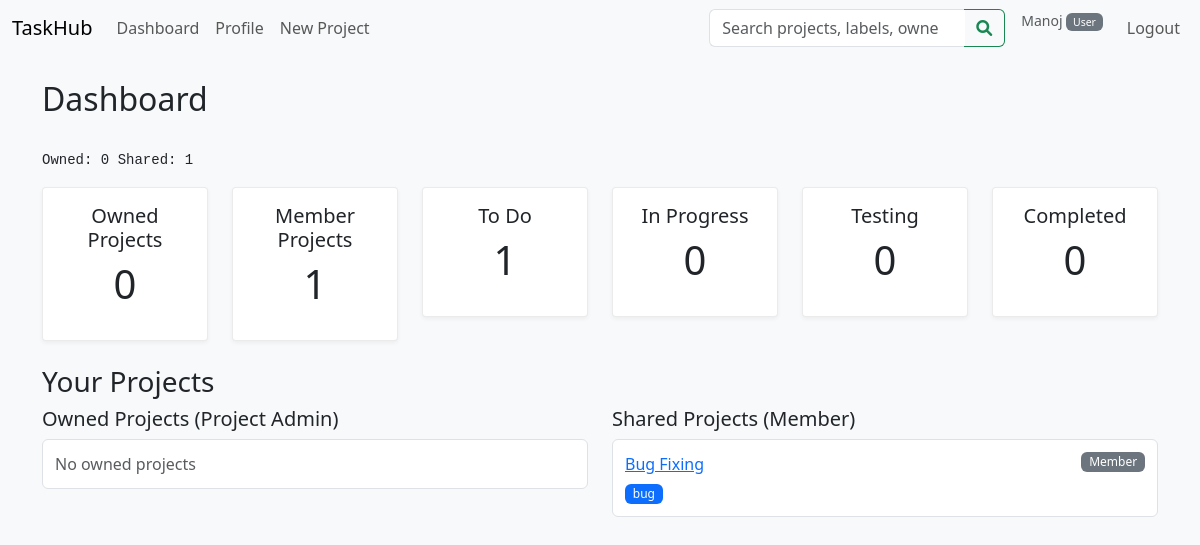
Page /dashboard (signed in) on the earlier database version.
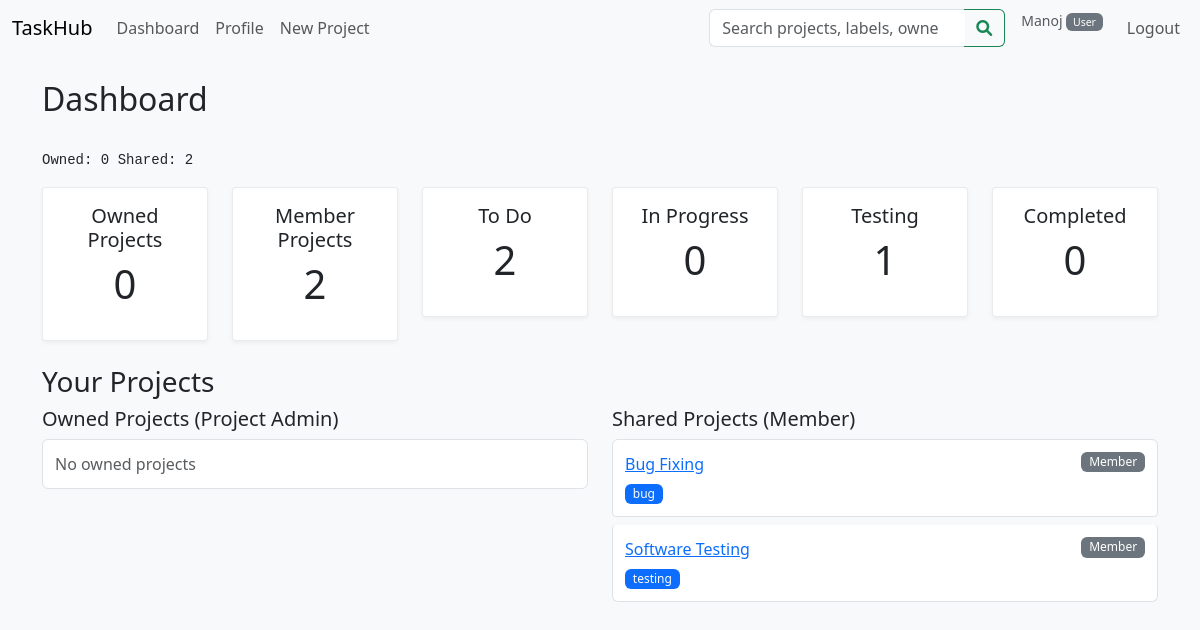
Same page on the later database version.
### models/project.py (models this page shows, shortened)
class Project(db.Model):
    __tablename__ = 'project'
    id = db.Column(db.Integer, primary_key=True)
    name = db.Column(db.String(150), nullable=False)
    description = db.Column(db.Text)
    status = db.Column(
        db.Enum('open', 'closed', name='project_status'),
        default='open',
        nullable=False
    )
    owner_id = db.Column(db.Integer, db.ForeignKey('user.id'), nullable=False)
    created_at = db.Column(db.DateTime, default=datetime.utcnow)
    updated_at = db.Column(
        db.DateTime,
        default=datetime.utcnow,
        onupdate=datetime.utcnow
    )
    owner = db.relationship(
        'User',
        back_populates='owned_projects'
    )
    members = db.relationship(
        'User',
        secondary=project_members,
        back_populates='projects',
        lazy='dynamic'
    )
    labels = db.relationship(
        'Label',
        secondary=project_labels,
        back_populates='projects',
        lazy='dynamic'
    )
    tasks = db.relationship(
        'Task',
        back_populates='project',
        lazy='dynamic',
        cascade='all, delete-orphan'
    )
    tickets = db.relationship(
        'Ticket',
        back_populates='project',
        lazy='dynamic',
        cascade='all, delete-orphan'
    )

class Label(db.Model):
    __tablename__ = 'label'
    id = db.Column(db.Integer, primary_key=True)
    name = db.Column(db.String(50), nullable=False, unique=True)
    color = db.Column(db.String(7), default='#007bff')  # Hex color code
    description = db.Column(db.String(200))
    created_at = db.Column(db.DateTime, default=datetime.utcnow)
    projects = db.relationship(
        'Project',
        secondary=project_labels,
        back_populates='labels',
        lazy='dynamic'
    )

### routes/main_routes.py (the view)
@main_bp.route("/dashboard")
@login_required
@user_required
def dashboard():
    owned = current_user.owned_projects.count()
    member = current_user.projects.count()
    todo    = Task.query.join(Project).filter(
                 Project.members.any(id=current_user.id),
                 Task.status == "todo"
             ).count()
    in_prog = Task.query.join(Project).filter(
                 Project.members.any(id=current_user.id),
                 Task.status == "in_progress"
             ).count()
    testing = Task.query.join(Project).filter(
                 Project.members.any(id=current_user.id),
                 Task.status == "testing"
             ).count()
    done    = Task.query.join(Project).filter(
                 Project.members.any(id=current_user.id),
                 Task.status == "completed"
             ).count()
    owned_projects = current_user.owned_projects.all()
    shared_projects = current_user.projects.all()
    return render_template(
        "dashboard.html",
        stats={
            "owned_projects": owned,
            "member_projects": member,
            "todo": todo,
            "in_progress": in_prog,
            "testing": testing,
            "completed": done
        },
        owned_projects=owned_projects,
        shared_projects=shared_projects,
        is_admin=current_user.role == 'admin'
    )

### templates/dashboard.html (shortened to what this page needs)
{% extends "base.html" %}
{% block content %}
<div class="d-flex justify-content-between align-items-center mb-4">
  <h2>Dashboard {% if is_admin %}<span class="badge bg-danger">Admin</span>{% endif %}</h2>
</div>
<pre>Owned: {{ owned_projects|length }} Shared: {{ shared_projects|length }}</pre>
<div class="row mb-4">
  <div class="col">
    <div class="card text-center">
      <div class="card-body">
        <h5>Owned Projects</h5>
        <p class="display-6">{{ stats.owned_projects | default(0) }}</p>
      </div>
    </div>
  </div>
  <div class="col">
    <div class="card text-center">
      <div class="card-body">
        <h5>Member Projects</h5>
        <p class="display-6">{{ stats.member_projects | default(0) }}</p>
      </div>
    </div>
  </div>
  <div class="col">
    <div class="card text-center">
      <div class="card-body">
        <h5>To Do</h5>
        <p class="display-6">{{ stats.todo | default(0) }}</p>
      </div>
    </div>
  </div>
  <div class="col">
    <div class="card text-center">
      <div class="card-body">
        <h5>In Progress</h5>
        <p class="display-6">{{ stats.in_progress | default(0) }}</p>
      </div>
    </div>
  </div>
  <div class="col">
    <div class="card text-center">
      <div class="card-body">
        <h5>Testing</h5>
        <p class="display-6">{{ stats.testing | default(0) }}</p>
      </div>
    </div>
  </div>
  <div class="col">
    <div class="card text-center">
      <div class="card-body">
        <h5>Completed</h5>
        <p class="display-6">{{ stats.completed | default(0) }}</p>
      </div>
    </div>
  </div>
</div>
<h3>Your Projects</h3>
<div class="row">
  <div class="col-md-6">
    <h5>Owned Projects (Project Admin)</h5>
    <ul class="list-group">
      {% for p in owned_projects %}
        <li class="list-group-item">
          <div class="d-flex justify-content-between align-items-start">
            <div class="flex-grow-1">
              <a href="{{ url_for('projects.detail', proj_id=p.id) }}">{{ p.name }}</a>
              {% if p.labels.all() %}
              <div class="mt-1">
                {% for label in p.labels %}
                <span class="badge bg-primary me-1">{{ label.name }}</span>
                {% endfor %}
              </div>
              {% endif %}
            </div>
            <span class="badge bg-primary">Owner</span>
          </div>
        </li>
      {% else %}
        <li class="list-group-item text-muted">No owned projects</li>
      {% endfor %}
    </ul>
  </div>
  <div class="col-md-6">
    <h5>Shared Projects (Member)</h5>
    <ul class="list-group">
      {% for p in shared_projects %}
        <li class="list-group-item">
          <div class="d-flex justify-content-between align-items-start">
            <div class="flex-grow-1">
              <a href="{{ url_for('projects.detail', proj_id=p.id) }}">{{ p.name }}</a>
              {% if p.labels.all() %}
              <div class="mt-1">
                {% for label in p.labels %}
                <span class="badge bg-primary me-1">{{ label.name }}</span>
                {% endfor %}
              </div>
              {% endif %}
            </div>
            <span class="badge bg-secondary">Member</span>
          </div>
        </li>
      {% else %}
        <li class="list-group-item text-muted">No shared projects</li>
      {% endfor %}
    </ul>
  </div>
</div>
{% endblock %}

Differences in the rows shown:
added Project: name "Software Testing"
added Label: name "testing", shown under "Software Testing"
Other differences:
{{ shared_projects|length }}: "1" → "2"
{{ stats.member_projects | default(0) }}: "1" → "2"
{{ stats.todo | default(0) }}: "1" → "2"
{{ stats.testing | default(0) }}: "0" → "1"
